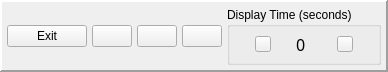
<?xml version="1.0" encoding="UTF-8"?>
<ui version="4.0">
 <class>SlideshowControlWidget</class>
 <widget class="QWidget" name="SlideshowControlWidget">
  <property name="geometry">
   <rect>
    <x>0</x>
    <y>0</y>
    <width>385</width>
    <height>72</height>
   </rect>
  </property>
  <property name="mouseTracking">
   <bool>true</bool>
  </property>
  <property name="windowTitle">
   <string>Form</string>
  </property>
  <layout class="QHBoxLayout" name="horizontalLayout">
   <property name="spacing">
    <number>0</number>
   </property>
   <property name="leftMargin">
    <number>0</number>
   </property>
   <property name="topMargin">
    <number>0</number>
   </property>
   <property name="rightMargin">
    <number>0</number>
   </property>
   <property name="bottomMargin">
    <number>0</number>
   </property>
   <item>
    <widget class="QFrame" name="frame">
     <property name="frameShape">
      <enum>QFrame::Panel</enum>
     </property>
     <property name="frameShadow">
      <enum>QFrame::Raised</enum>
     </property>
     <property name="lineWidth">
      <number>2</number>
     </property>
     <layout class="QHBoxLayout" name="horizontalLayout_3">
      <property name="spacing">
       <number>5</number>
      </property>
      <property name="leftMargin">
       <number>5</number>
      </property>
      <property name="topMargin">
       <number>5</number>
      </property>
      <property name="rightMargin">
       <number>5</number>
      </property>
      <property name="bottomMargin">
       <number>5</number>
      </property>
      <item>
       <widget class="QPushButton" name="btn_exit">
        <property name="maximumSize">
         <size>
          <width>86</width>
          <height>16777215</height>
         </size>
        </property>
        <property name="mouseTracking">
         <bool>true</bool>
        </property>
        <property name="text">
         <string>Exit</string>
        </property>
        <property name="icon">
         <iconset resource="../qpicasa.qrc">
          <normaloff>:/images/resources/images/exit.png</normaloff>:/images/resources/images/exit.png</iconset>
        </property>
        <property name="iconSize">
         <size>
          <width>32</width>
          <height>32</height>
         </size>
        </property>
       </widget>
      </item>
      <item>
       <widget class="QPushButton" name="btn_prev_slide">
        <property name="minimumSize">
         <size>
          <width>0</width>
          <height>0</height>
         </size>
        </property>
        <property name="maximumSize">
         <size>
          <width>48</width>
          <height>16777215</height>
         </size>
        </property>
        <property name="mouseTracking">
         <bool>true</bool>
        </property>
        <property name="text">
         <string/>
        </property>
        <property name="icon">
         <iconset resource="../qpicasa.qrc">
          <normaloff>:/images/resources/images/left.png</normaloff>:/images/resources/images/left.png</iconset>
        </property>
        <property name="iconSize">
         <size>
          <width>32</width>
          <height>32</height>
         </size>
        </property>
       </widget>
      </item>
      <item>
       <widget class="QPushButton" name="btn_start_slideshow">
        <property name="maximumSize">
         <size>
          <width>48</width>
          <height>16777215</height>
         </size>
        </property>
        <property name="mouseTracking">
         <bool>true</bool>
        </property>
        <property name="text">
         <string/>
        </property>
        <property name="icon">
         <iconset resource="../qpicasa.qrc">
          <normaloff>:/images/resources/images/play.png</normaloff>:/images/resources/images/play.png</iconset>
        </property>
        <property name="iconSize">
         <size>
          <width>32</width>
          <height>32</height>
         </size>
        </property>
       </widget>
      </item>
      <item>
       <widget class="QPushButton" name="btn_next_slide">
        <property name="maximumSize">
         <size>
          <width>48</width>
          <height>16777215</height>
         </size>
        </property>
        <property name="mouseTracking">
         <bool>true</bool>
        </property>
        <property name="text">
         <string/>
        </property>
        <property name="icon">
         <iconset resource="../qpicasa.qrc">
          <normaloff>:/images/resources/images/right.png</normaloff>:/images/resources/images/right.png</iconset>
        </property>
        <property name="iconSize">
         <size>
          <width>32</width>
          <height>32</height>
         </size>
        </property>
       </widget>
      </item>
      <item>
       <widget class="QGroupBox" name="groupBox">
        <property name="mouseTracking">
         <bool>true</bool>
        </property>
        <property name="title">
         <string>Display Time (seconds)</string>
        </property>
        <layout class="QHBoxLayout" name="horizontalLayout_2">
         <property name="spacing">
          <number>5</number>
         </property>
         <property name="leftMargin">
          <number>5</number>
         </property>
         <property name="topMargin">
          <number>5</number>
         </property>
         <property name="rightMargin">
          <number>5</number>
         </property>
         <property name="bottomMargin">
          <number>5</number>
         </property>
         <item>
          <widget class="QPushButton" name="btn_decre_interval">
           <property name="maximumSize">
            <size>
             <width>16</width>
             <height>16</height>
            </size>
           </property>
           <property name="mouseTracking">
            <bool>true</bool>
           </property>
           <property name="text">
            <string/>
           </property>
           <property name="icon">
            <iconset resource="../qpicasa.qrc">
             <normaloff>:/images/resources/images/minus.png</normaloff>:/images/resources/images/minus.png</iconset>
           </property>
          </widget>
         </item>
         <item>
          <widget class="QLabel" name="lbl_display_time">
           <property name="maximumSize">
            <size>
             <width>16</width>
             <height>16777215</height>
            </size>
           </property>
           <property name="font">
            <font>
             <family>Noto Sans</family>
             <pointsize>12</pointsize>
            </font>
           </property>
           <property name="mouseTracking">
            <bool>true</bool>
           </property>
           <property name="text">
            <string>0</string>
           </property>
          </widget>
         </item>
         <item>
          <widget class="QPushButton" name="btn_incre_interval">
           <property name="maximumSize">
            <size>
             <width>16</width>
             <height>16</height>
            </size>
           </property>
           <property name="mouseTracking">
            <bool>true</bool>
           </property>
           <property name="text">
            <string/>
           </property>
           <property name="icon">
            <iconset resource="../qpicasa.qrc">
             <normaloff>:/images/resources/images/plus.png</normaloff>:/images/resources/images/plus.png</iconset>
           </property>
          </widget>
         </item>
        </layout>
       </widget>
      </item>
     </layout>
    </widget>
   </item>
  </layout>
 </widget>
 <resources>
  <include location="../qpicasa.qrc"/>
 </resources>
 <connections/>
</ui>
